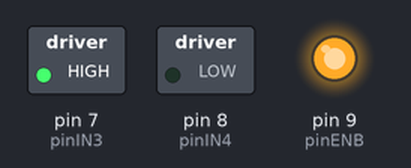
Bench run of a sketch on a simulated Arduino Uno, built with avr-gcc and run on an emulated ATmega328P. On the bench: switched loads named in the sketch (green lamp = pin HIGH), output pins drawn as LEDs (lit = HIGH).

Above: at 0.1 s.
Timing chart, 0 to 1.6 s (numbered marks = the images above):
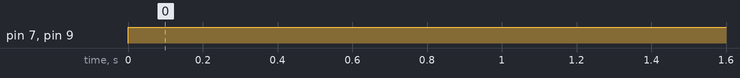

Measured:
- by itself, pin 7 (pinIN3), pin 9 (pinENB): LOW → HIGH at 0.00 s

The sketch:

motores.ino
```cpp
const int pinIN3 = 7;   // Dirección motor
const int pinIN4 = 8;   // Dirección opuesta
const int pinENB = 9;   // PWM (control de velocidad)

void setup() {
  pinMode(pinIN3, OUTPUT);
  pinMode(pinIN4, OUTPUT);
  pinMode(pinENB, OUTPUT);
}

void loop() {
  // Sentido horario (derecha)
  digitalWrite(pinIN3, HIGH);  // IN3 = 1
  digitalWrite(pinIN4, LOW);   // IN4 = 0

  // Velocidad máxima
  analogWrite(pinENB, 255);    // 0–255 (255 = duty-cycle 100 %)
}
```
